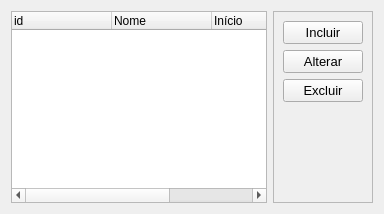
          <widget class="QWidget" name="cad_treinadores">
           <attribute name="title">
            <string>Treinadores</string>
           </attribute>
           <layout class="QVBoxLayout" name="verticalLayout_14">
            <item>
             <layout class="QHBoxLayout" name="horizontalLayout_8">
              <item>
               <widget class="QTreeWidget" name="tbl_treinadores">
                <column>
                 <property name="text">
                  <string>id</string>
                 </property>
                </column>
                <column>
                 <property name="text">
                  <string>Nome</string>
                 </property>
                </column>
                <column>
                 <property name="text">
                  <string>Início</string>
                 </property>
                </column>
                <column>
                 <property name="text">
                  <string>Fim</string>
                 </property>
                </column>
               </widget>
              </item>
              <item>
               <widget class="QFrame" name="frame_10">
                <property name="frameShape">
                 <enum>QFrame::StyledPanel</enum>
                </property>
                <property name="frameShadow">
                 <enum>QFrame::Raised</enum>
                </property>
                <layout class="QVBoxLayout" name="verticalLayout_13">
                 <item>
                  <widget class="QPushButton" name="btn_incluir_treinador">
                   <property name="sizePolicy">
                    <sizepolicy hsizetype="Preferred" vsizetype="Preferred">
                     <horstretch>0</horstretch>
                     <verstretch>0</verstretch>
                    </sizepolicy>
                   </property>
                   <property name="minimumSize">
                    <size>
                     <width>0</width>
                     <height>0</height>
                    </size>
                   </property>
                   <property name="font">
                    <font>
                     <pointsize>10</pointsize>
                    </font>
                   </property>
                   <property name="cursor">
                    <cursorShape>PointingHandCursor</cursorShape>
                   </property>
                   <property name="styleSheet">
                    <string notr="true"/>
                   </property>
                   <property name="text">
                    <string>Incluir</string>
                   </property>
                  </widget>
                 </item>
                 <item>
                  <widget class="QPushButton" name="btn_alterar_treinador">
                   <property name="sizePolicy">
                    <sizepolicy hsizetype="Preferred" vsizetype="Preferred">
                     <horstretch>0</horstretch>
                     <verstretch>0</verstretch>
                    </sizepolicy>
                   </property>
                   <property name="minimumSize">
                    <size>
                     <width>0</width>
                     <height>0</height>
                    </size>
                   </property>
                   <property name="font">
                    <font>
                     <pointsize>10</pointsize>
                    </font>
                   </property>
                   <property name="cursor">
                    <cursorShape>PointingHandCursor</cursorShape>
                   </property>
                   <property name="styleSheet">
                    <string notr="true"/>
                   </property>
                   <property name="text">
                    <string>Alterar</string>
                   </property>
                  </widget>
                 </item>
                 <item>
                  <widget class="QPushButton" name="btn_excluir_treinadores">
                   <property name="sizePolicy">
                    <sizepolicy hsizetype="Preferred" vsizetype="Preferred">
                     <horstretch>0</horstretch>
                     <verstretch>0</verstretch>
                    </sizepolicy>
                   </property>
                   <property name="minimumSize">
                    <size>
                     <width>0</width>
                     <height>0</height>
                    </size>
                   </property>
                   <property name="font">
                    <font>
                     <pointsize>10</pointsize>
                    </font>
                   </property>
                   <property name="cursor">
                    <cursorShape>PointingHandCursor</cursorShape>
                   </property>
                   <property name="styleSheet">
                    <string notr="true"/>
                   </property>
                   <property name="text">
                    <string>Excluir</string>
                   </property>
                  </widget>
                 </item>
                 <item>
                  <spacer name="verticalSpacer_10">
                   <property name="orientation">
                    <enum>Qt::Vertical</enum>
                   </property>
                   <property name="sizeHint" stdset="0">
                    <size>
                     <width>20</width>
                     <height>40</height>
                    </size>
                   </property>
                  </spacer>
                 </item>
                </layout>
               </widget>
              </item>
             </layout>
            </item>
           </layout>
          </widget>
